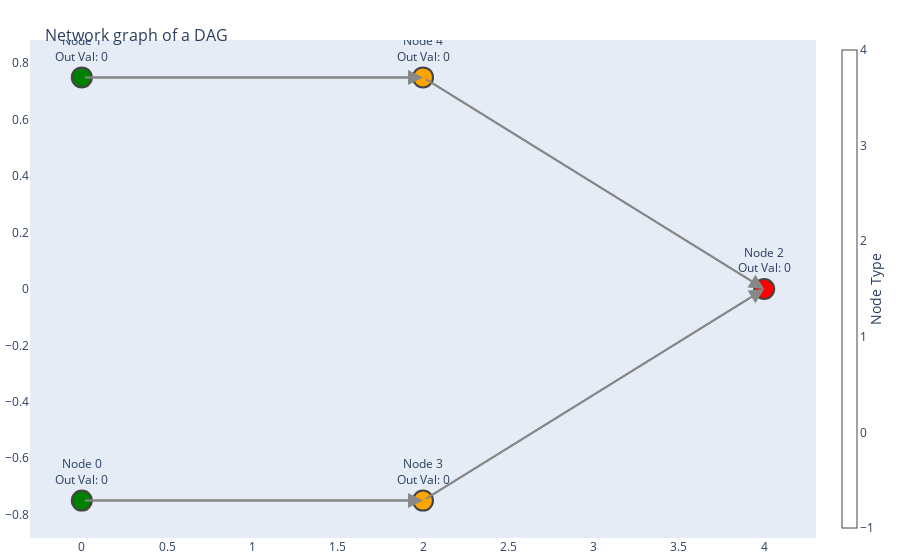

Notebook code for this chart:
### Code cell
# test adding nodes
for connection in connections:
    print(f"Adding Node between {(connection[0], connection[1])}", dag.add_node(connection[0], connection[1]))
plot_dag(dag)

### Figure 1 — Plotly figure (JSON) as saved in the notebook; plotly's stock layout.template omitted (floating-point values rounded to 4 significant figures)
{"data": [{"hoverinfo": "none", "line": {"color": "#888", "width": 2}, "mode": "lines", "type": "scatter", "x": [0, 2, null, 0, 2, null, 2, 4, null, 2, 4, null], "y": [-0.75, -0.75, null, 0.75, 0.75, null, -0.75, 0, null, 0.75, 0, null]}, {"hoverinfo": "text", "marker": {"color": ["green", "green", "red", "orange", "orange"], "colorbar": {"thickness": 15, "title": {"side": "right", "text": "Node Type"}, "xanchor": "left"}, "colorscale": [[0, "rgb(255,255,217)"], [0.125, "rgb(237,248,177)"], [0.25, "rgb(199,233,180)"], [0.375, "rgb(127,205,187)"], [0.5, "rgb(65,182,196)"], [0.625, "rgb(29,145,192)"], [0.75, "rgb(34,94,168)"], [0.875, "rgb(37,52,148)"], [1, "rgb(8,29,88)"]], "line": {"width": 2}, "showscale": true, "size": 20}, "mode": "markers+text", "text": ["Node 0<br>Out Val: 0", "Node 1<br>Out Val: 0", "Node 2<br>Out Val: 0", "Node 3<br>Out Val: 0", "Node 4<br>Out Val: 0"], "textposition": "top center", "type": "scatter", "x": [0, 0, 4, 2, 2], "y": [-0.75, 0.75, 0, -0.75, 0.75]}], "layout": {"annotations": [{"arrowcolor": "#888", "arrowhead": 2, "arrowsize": 1.5, "arrowwidth": 2, "ax": 0, "axref": "x", "ay": -0.75, "ayref": "y", "showarrow": true, "x": 2, "xref": "x", "y": -0.75, "yref": "y"}, {"arrowcolor": "#888", "arrowhead": 2, "arrowsize": 1.5, "arrowwidth": 2, "ax": 0, "axref": "x", "ay": 0.75, "ayref": "y", "showarrow": true, "x": 2, "xref": "x", "y": 0.75, "yref": "y"}, {"arrowcolor": "#888", "arrowhead": 2, "arrowsize": 1.5, "arrowwidth": 2, "ax": 2, "axref": "x", "ay": -0.75, "ayref": "y", "showarrow": true, "x": 4, "xref": "x", "y": 0, "yref": "y"}, {"arrowcolor": "#888", "arrowhead": 2, "arrowsize": 1.5, "arrowwidth": 2, "ax": 2, "axref": "x", "ay": 0.75, "ayref": "y", "showarrow": true, "x": 4, "xref": "x", "y": 0, "yref": "y"}], "hovermode": "closest", "margin": {"b": 20, "l": 5, "r": 5, "t": 40}, "showlegend": false, "title": {"font": {"size": 16}, "text": "<br>Network graph of a DAG"}, "xaxis": {"showgrid": false, "zeroline": false}, "yaxis": {"showgrid": false, "zeroline": false}}}
